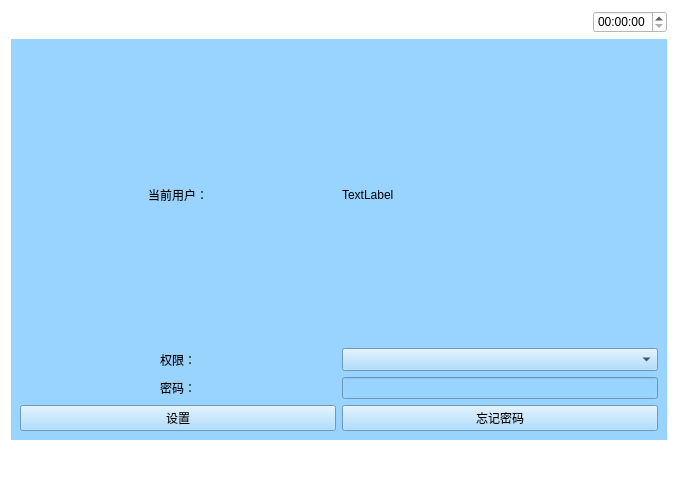
<?xml version="1.0" encoding="UTF-8"?>
<ui version="4.0">
 <class>page1</class>
 <widget class="QWidget" name="page1">
  <property name="geometry">
   <rect>
    <x>0</x>
    <y>0</y>
    <width>678</width>
    <height>482</height>
   </rect>
  </property>
  <property name="windowTitle">
   <string>Form</string>
  </property>
  <property name="styleSheet">
   <string notr="true">background-color: rgb(255, 255, 255);</string>
  </property>
  <layout class="QVBoxLayout" name="verticalLayout_3" stretch="1,0,1">
   <item>
    <layout class="QHBoxLayout" name="horizontalLayout_5">
     <item>
      <widget class="QPushButton" name="pushButton">
       <property name="text">
        <string/>
       </property>
       <property name="icon">
        <iconset resource="myimages.qrc">
         <normaloff>:/image/images/4g.png</normaloff>:/image/images/4g.png</iconset>
       </property>
       <property name="flat">
        <bool>true</bool>
       </property>
      </widget>
     </item>
     <item>
      <widget class="QPushButton" name="pushButton_2">
       <property name="text">
        <string/>
       </property>
       <property name="icon">
        <iconset resource="myimages.qrc">
         <normaloff>:/image/images/wireless.svg</normaloff>:/image/images/wireless.svg</iconset>
       </property>
       <property name="flat">
        <bool>true</bool>
       </property>
      </widget>
     </item>
     <item>
      <widget class="QPushButton" name="pushButton_7">
       <property name="text">
        <string/>
       </property>
       <property name="icon">
        <iconset resource="myimages.qrc">
         <normaloff>:/image/images/bl.svg</normaloff>:/image/images/bl.svg</iconset>
       </property>
       <property name="flat">
        <bool>true</bool>
       </property>
      </widget>
     </item>
     <item>
      <widget class="QPushButton" name="pushButton_8">
       <property name="text">
        <string/>
       </property>
       <property name="icon">
        <iconset resource="myimages.qrc">
         <normaloff>:/image/images/locate.svg</normaloff>:/image/images/locate.svg</iconset>
       </property>
       <property name="flat">
        <bool>true</bool>
       </property>
      </widget>
     </item>
     <item>
      <spacer name="horizontalSpacer_4">
       <property name="orientation">
        <enum>Qt::Horizontal</enum>
       </property>
       <property name="sizeHint" stdset="0">
        <size>
         <width>40</width>
         <height>20</height>
        </size>
       </property>
      </spacer>
     </item>
     <item>
      <widget class="QTimeEdit" name="timeEdit_2"/>
     </item>
    </layout>
   </item>
   <item>
    <widget class="QWidget" name="widget" native="true">
     <property name="sizePolicy">
      <sizepolicy hsizetype="Preferred" vsizetype="Preferred">
       <horstretch>0</horstretch>
       <verstretch>0</verstretch>
      </sizepolicy>
     </property>
     <property name="contextMenuPolicy">
      <enum>Qt::DefaultContextMenu</enum>
     </property>
     <property name="styleSheet">
      <string notr="true">background-color: rgb(153, 211, 255);</string>
     </property>
     <layout class="QVBoxLayout" name="verticalLayout">
      <item>
       <layout class="QHBoxLayout" name="horizontalLayout">
        <item>
         <widget class="QLabel" name="label_2">
          <property name="text">
           <string>当前用户：</string>
          </property>
          <property name="alignment">
           <set>Qt::AlignCenter</set>
          </property>
         </widget>
        </item>
        <item>
         <widget class="QLabel" name="userName">
          <property name="text">
           <string>TextLabel</string>
          </property>
         </widget>
        </item>
       </layout>
      </item>
      <item>
       <layout class="QHBoxLayout" name="horizontalLayout_7">
        <item>
         <widget class="QLabel" name="label">
          <property name="text">
           <string>权限：</string>
          </property>
          <property name="alignment">
           <set>Qt::AlignCenter</set>
          </property>
         </widget>
        </item>
        <item>
         <widget class="QComboBox" name="permissionComboBox">
          <property name="font">
           <font>
            <family>Bitstream Charter</family>
           </font>
          </property>
          <property name="autoFillBackground">
           <bool>false</bool>
          </property>
          <property name="editable">
           <bool>false</bool>
          </property>
          <property name="currentIndex">
           <number>-1</number>
          </property>
          <property name="duplicatesEnabled">
           <bool>false</bool>
          </property>
         </widget>
        </item>
       </layout>
      </item>
      <item>
       <layout class="QHBoxLayout" name="horizontalLayout_8" stretch="1,1">
        <item>
         <widget class="QLabel" name="label_8">
          <property name="layoutDirection">
           <enum>Qt::LeftToRight</enum>
          </property>
          <property name="text">
           <string>密码：</string>
          </property>
          <property name="alignment">
           <set>Qt::AlignCenter</set>
          </property>
         </widget>
        </item>
        <item>
         <widget class="QLineEdit" name="password">
          <property name="sizePolicy">
           <sizepolicy hsizetype="Preferred" vsizetype="Fixed">
            <horstretch>0</horstretch>
            <verstretch>0</verstretch>
           </sizepolicy>
          </property>
         </widget>
        </item>
       </layout>
      </item>
      <item>
       <layout class="QHBoxLayout" name="horizontalLayout_9">
        <item>
         <widget class="QPushButton" name="set">
          <property name="text">
           <string>设置</string>
          </property>
         </widget>
        </item>
        <item>
         <widget class="QPushButton" name="forget">
          <property name="text">
           <string>忘记密码</string>
          </property>
         </widget>
        </item>
       </layout>
      </item>
     </layout>
    </widget>
   </item>
   <item>
    <layout class="QHBoxLayout" name="horizontalLayout_3">
     <item>
      <widget class="QPushButton" name="returnIndex_3">
       <property name="font">
        <font>
         <family>AR PL UMing TW MBE</family>
        </font>
       </property>
       <property name="styleSheet">
        <string notr="true">border-image: url(:/image/images/index.svg);</string>
       </property>
       <property name="text">
        <string/>
       </property>
       <property name="icon">
        <iconset resource="myimages.qrc">
         <normaloff>:/image/images/index.svg</normaloff>:/image/images/index.svg</iconset>
       </property>
       <property name="iconSize">
        <size>
         <width>40</width>
         <height>40</height>
        </size>
       </property>
       <property name="flat">
        <bool>true</bool>
       </property>
      </widget>
     </item>
     <item>
      <spacer name="horizontalSpacer_5">
       <property name="orientation">
        <enum>Qt::Horizontal</enum>
       </property>
       <property name="sizeHint" stdset="0">
        <size>
         <width>40</width>
         <height>20</height>
        </size>
       </property>
      </spacer>
     </item>
     <item>
      <widget class="QPushButton" name="returnPage">
       <property name="text">
        <string/>
       </property>
       <property name="icon">
        <iconset resource="myimages.qrc">
         <normaloff>:/image/images/shangyiye.svg</normaloff>:/image/images/shangyiye.svg</iconset>
       </property>
       <property name="iconSize">
        <size>
         <width>40</width>
         <height>40</height>
        </size>
       </property>
       <property name="flat">
        <bool>true</bool>
       </property>
      </widget>
     </item>
    </layout>
   </item>
  </layout>
 </widget>
 <resources>
  <include location="myimages.qrc"/>
 </resources>
 <connections/>
</ui>
